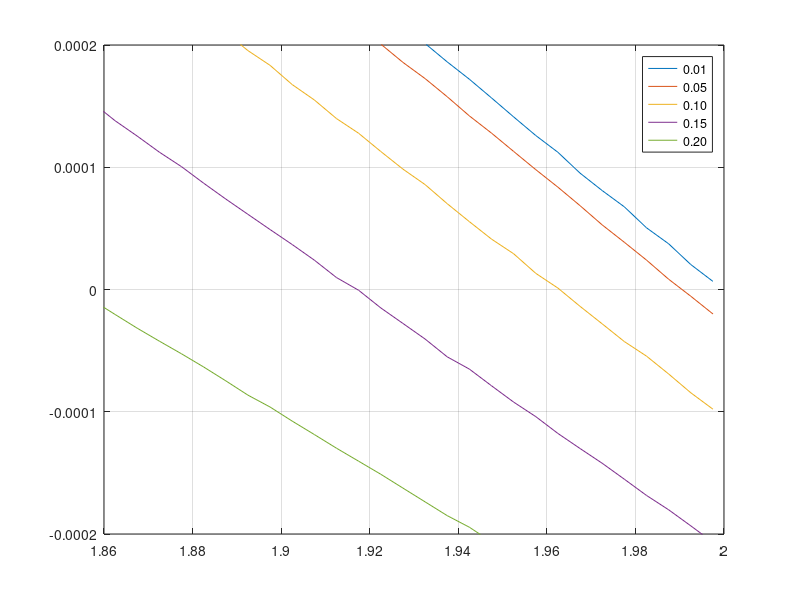

Source code (MATLAB):
a = dlmread('decregbig/octave_1_1.txt');
a = a + dlmread('decregbig/octave_1_2.txt');
a = a + dlmread('decregbig/octave_1_3.txt');
a = a + dlmread('decregbig/octave_1_4.txt');
b = dlmread('decregbig/octave_3_1.txt');
b = b + dlmread('decregbig/octave_3_2.txt');
b = b + dlmread('decregbig/octave_3_3.txt');
b = b + dlmread('decregbig/octave_3_4.txt');
size(a)
x = [1.5025:0.005:1.9975];
size(x)
timing = 0.01:0.01:0.3;
size(timing)
d_ab = (a-b)/3000000000;
y = [d_ab];
pick = [1,5,10,15,20];
plot(x,y(pick,:))
grid on
xlim([1.86,2.0])
ylim([-0.0002,0.0002])
legend(num2str(timing(pick),"%.2f\n"))
